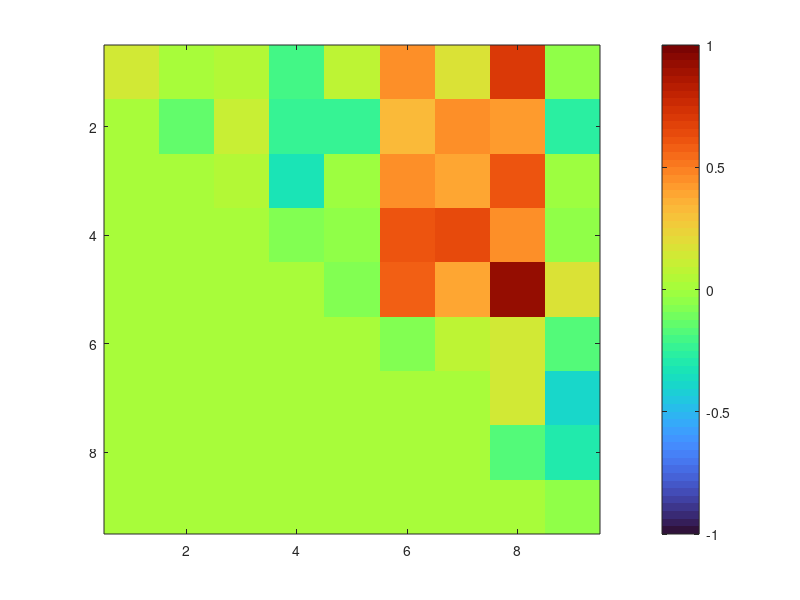
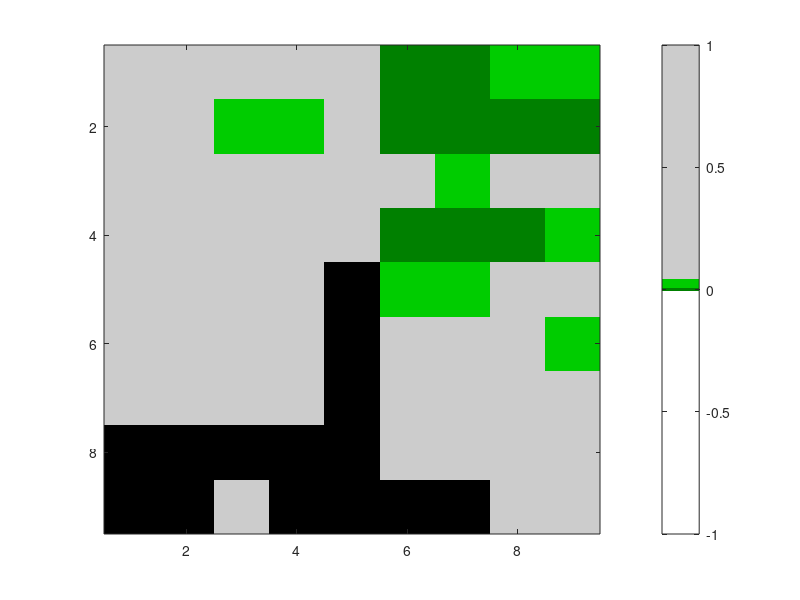
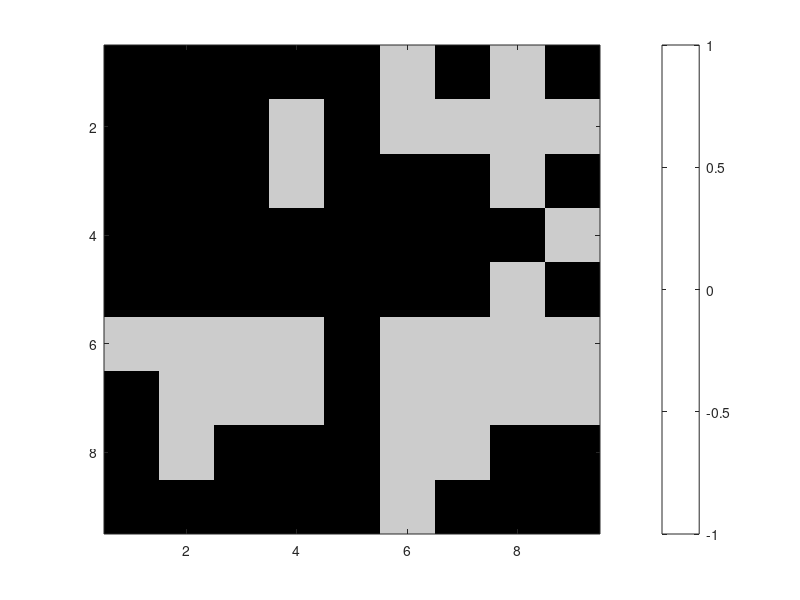
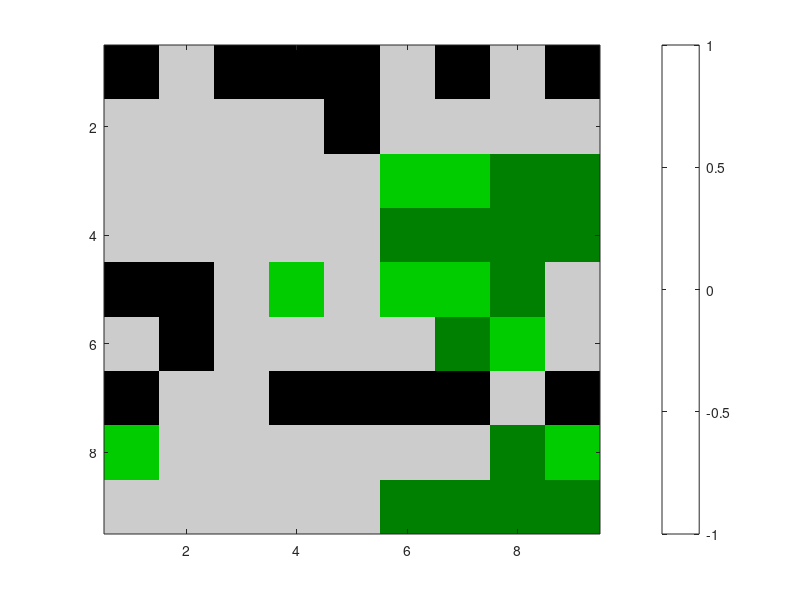

Here is the MATLAB script that generated these plots, in order:
medianCCA = [

    0.1481    0.0186    0.0386   -0.2166    0.0737    0.4446    0.1607    0.6925   -0.0455
         0   -0.1439    0.0985   -0.2213   -0.2351    0.3181    0.4443    0.4266   -0.2682
         0         0    0.0367   -0.3293   -0.0044    0.4429    0.3754    0.5964   -0.0026
         0         0         0   -0.0747   -0.0317    0.5957    0.6483    0.4492   -0.0456
         0         0         0         0   -0.0840    0.5672    0.3895    0.9078    0.1737
         0         0         0         0         0   -0.0832    0.0642    0.1342   -0.1607
         0         0         0         0         0         0    0.0044    0.1505   -0.3792
         0         0         0         0         0         0         0   -0.1758   -0.3069
         0         0         0         0         0         0         0         0   -0.0572];
     
figure; imagesc(medianCCA); colorbar; colormap turbo
caxis([-1 1])


%% p colormap
Sig01 = [0 0.5 0];
Sig05 = [0 0.8 0];
notSig = [0.8 0.8 0.8];
notNum = [1 1 1];
P_colorbar = [-1:0.01:1];
p_colormap = zeros(length(P_colorbar),3);
p_colormap(1:100,:) = repmat(notNum,100,1);
p_colormap(101,:) = repmat(Sig01,1,1);
p_colormap(102:105,:) = repmat(Sig05,4,1);
p_colormap(106:end,:) = repmat(notSig,length(P_colorbar(106:end)),1);

%% 4b_23

medianCCA_4b_23 = [  
    0.375000000000000,0.500000000000000,0.125000000000000,0.148437500000000,1,5.16000000000000e-05,0.00402832000000000,0.0424804690000000,0.0312500000000000;0.500000000000000,0.0625000000000000,0.0312500000000000,0.0136718750000000,0.250000000000000,1.03000000000000e-06,6.10000000000000e-05,0.000610352000000000,0.00195312500000000;0.250000000000000,0.750000000000000,0.0546875000000000,0.843750000000000,1,0.166366875000000,0.0190429690000000,0.0600585940000000,0.0937500000000000;0.250000000000000,1,0.500000000000000,0.312500000000000,1,0.000119297000000000,0.000976563000000000,0.000244141000000000,0.0273437500000000;0.375000000000000,1,1,0.187500000000000,NaN,0.0405273440000000,0.0322265630000000,0.875000000000000,0.125000000000000;0.125000000000000,0.625000000000000,0.468750000000000,0.125000000000000,NaN,0.284488052000000,0.304543942000000,0.0915994420000000,0.0258789060000000;1,1,0.500000000000000,0.500000000000000,NaN,0.237792969000000,0.625000000000000,0.178083181000000,0.101562500000000;NaN,NaN,NaN,NaN,NaN,0.500000000000000,0.500000000000000,0.562500000000000,1;NaN,NaN,1,NaN,NaN,NaN,NaN,0.500000000000000,1];
figure; imagesc(medianCCA_4b_23); colorbar; colormap(p_colormap)
caxis([-1 1])

%% 4c_23

medianCCA_4c_23 = [
   NaN,NaN,NaN,NaN,NaN,1,NaN,1,NaN;NaN,NaN,NaN,1,NaN,1,1,0.125000000000000,0.500000000000000;NaN,NaN,NaN,1,NaN,NaN,NaN,0.500000000000000,NaN;NaN,NaN,NaN,NaN,NaN,NaN,NaN,NaN,1;NaN,NaN,NaN,NaN,NaN,NaN,NaN,0.500000000000000,NaN;1,1,1,1,NaN,1,0.125000000000000,0.0549019690000000,0.125000000000000;NaN,1,0.500000000000000,1,NaN,0.500000000000000,0.500000000000000,0.437500000000000,1;NaN,1,NaN,NaN,NaN,1,1,NaN,NaN;NaN,NaN,NaN,NaN,NaN,1,NaN,NaN,NaN];
   figure; imagesc(medianCCA_4c_23); colorbar; colormap(p_colormap)
caxis([-1 1])

%% 56_23

medianCCA_56_23 = [
    NaN,1,NaN,NaN,NaN,1,NaN,1,NaN;1,1,0.500000000000000,1,NaN,0.210937500000000,0.500000000000000,1,0.500000000000000;0.187500000000000,0.125000000000000,0.625000000000000,0.125000000000000,1,0.0141488430000000,0.0273437500000000,0.00115770300000000,0.000488281000000000;1,1,0.0468750000000000,0.125000000000000,1,0.000350406000000000,0.00470747600000000,3.89000000000000e-06,0.000722481000000000;NaN,NaN,0.156250000000000,0.0156250000000000,1,0.0244140630000000,0.0156250000000000,0.00253236800000000,0.0937500000000000;1,NaN,0.250000000000000,0.812500000000000,1,0.636840820000000,0.00390625000000000,0.0147705080000000,0.0546875000000000;NaN,1,1,NaN,NaN,NaN,NaN,1,NaN;0.0312500000000000,1,1,1,0.500000000000000,0.439634919000000,0.437500000000000,0.00335693400000000,0.0390625000000000;0.937500000000000,0.767578125000000,0.356445313000000,0.324755758000000,0.375000000000000,3.26000000000000e-05,1.64000000000000e-05,2.08000000000000e-09,7.98000000000000e-08];
    figure; imagesc(medianCCA_56_23); colorbar; colormap(p_colormap)
caxis([-1 1])

%% 4c_4b

medianCCA_4c_4b = [
    1,0.984375000000000,0.882812500000000,0.468750000000000,0.312500000000000,1,0.0625000000000000,0.312500000000000,0.250000000000000;0.101562500000000,0.843750000000000,0.0556640630000000,0.000531120000000000,0.00127885800000000,0.0312500000000000,0.0790809990000000,0.0625000000000000,0.314941406000000;1,0.625000000000000,1,0.625000000000000,0.125000000000000,0.250000000000000,0.437500000000000,0.218750000000000,0.625000000000000;1,0.250000000000000,1,0.312500000000000,0.625000000000000,0.500000000000000,0.0468750000000000,1,0.125000000000000;1,0.500000000000000,0.500000000000000,0.726562500000000,1,NaN,0.171875000000000,1,1;0.0166689440000000,0.195312500000000,0.652343750000000,0.0956827550000000,0.0510762780000000,0.0312500000000000,0.00311514100000000,0.757653773000000,0.00488281300000000;0.125000000000000,1,0.500000000000000,0.0312500000000000,0.125000000000000,1,0.0625000000000000,0.500000000000000,0.500000000000000;1,1,1,0.625000000000000,1,NaN,0.250000000000000,1,0.500000000000000;NaN,NaN,NaN,1,NaN,NaN,NaN,NaN,NaN];
figure; imagesc(medianCCA_4c_4b); colorbar; colormap(p_colormap)
caxis([-1 1]) 

%% 56_4b

medianCCA_56_4b= [
    NaN,NaN,NaN,1,NaN,NaN,NaN,NaN,NaN;0.812500000000000,1,0.687500000000000,0.218750000000000,NaN,0.875000000000000,NaN,1,0.500000000000000;0.831054688000000,0.582397461000000,0.910669863000000,0.0891113280000000,0.750000000000000,0.00670008000000000,0.0117187500000000,0.0195312500000000,0.125000000000000;0.378576726000000,0.930302441000000,0.272947401000000,0.583671629000000,0.812500000000000,5.01000000000000e-05,0.00244140600000000,0.00146484400000000,0.0156250000000000;0.000854492000000000,0.0419921880000000,0.847019196000000,0.168089643000000,0.125000000000000,4.62000000000000e-06,0.304687500000000,0.000272142000000000,0.000244141000000000;0.500000000000000,0.398437500000000,0.179687500000000,0.125000000000000,NaN,0.171997070000000,0.218750000000000,0.000976563000000000,1;NaN,1,0.250000000000000,0.500000000000000,NaN,0.437500000000000,0.500000000000000,1,0.500000000000000;0.921875000000000,0.970703125000000,0.0546875000000000,0.734375000000000,0.250000000000000,0.160156250000000,0.750000000000000,1,1;0.701461315000000,0.00752723400000000,0.637952089000000,0.0591993070000000,0.640625000000000,0.000114850000000000,0.159220293000000,0.0632398430000000,0.0234375000000000];
    figure; imagesc(medianCCA_56_4b); colorbar; colormap(p_colormap)
caxis([-1 1])
